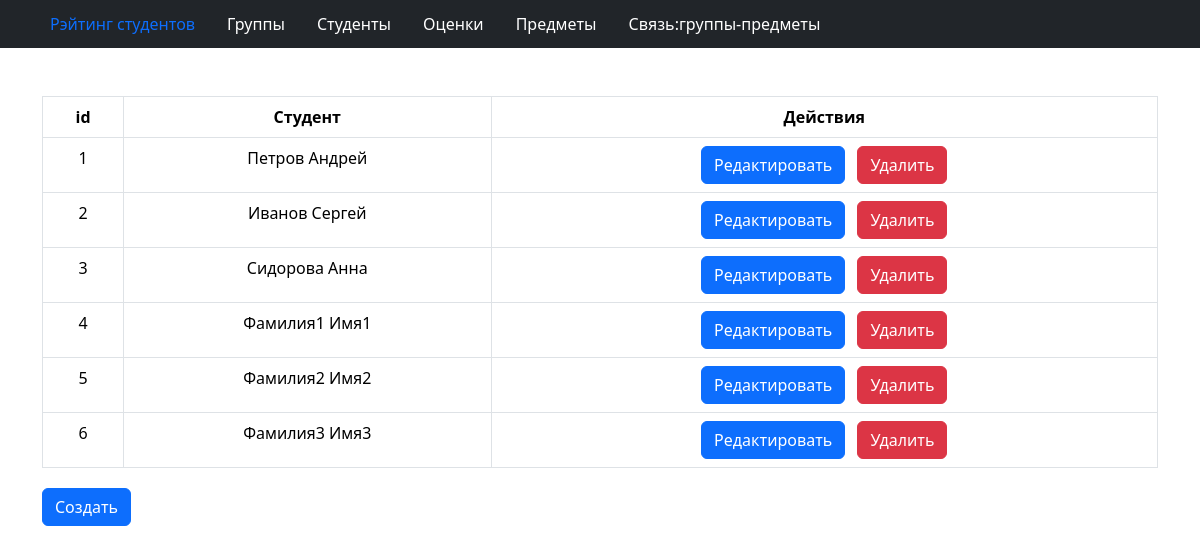
The app's page /template/student_table.php with its own data.
### tables this page shows
CREATE TABLE `students` (
  `id` int(11) NOT NULL,
  `id_group` int(11) NOT NULL,
  `fullname` varchar(20) NOT NULL
);

### core/table_student.php (called while the page is built, shortened)
<?php
class Student extends Orm
{
    protected static function getTableName(): string
    {
        return 'students';
    }
}

### core/ORM.php (called while the page is built, shortened)
<?php
abstract class Orm
{
    public static function getRecords()
    {
        $sql = 'SELECT * FROM ' . static::getTableName();
        $statment = Database::query("$sql");
        $statment->execute();
        return $statment->fetchall();
    }
}

### core/db.php (called while the page is built, shortened)
<?php
class Database
{
	private static $instance = null;
	   protected function __construct()
    {
        $this->connection = new \PDO(
            "mysql:dbname=dbtu1;host=localhost",
            'root',
            '',
        );
    }
	public static function getInstance(): Database
    {
        if(null === self::$instance) {
            self::$instance = new static();
        }
        return self::$instance;
    }
    public static function connection(): \PDO
    {
        return static::getInstance()->connection;
    }
    public static function query($statement): \PDOStatement
    {
        return static::connection()->query($statement);
    }
}

### logic/logic.php (called while the page is built, shortened)
<?php
$statement2 = Student::getRecords();

### template/student_table.php (the view, shortened to what this page needs)
<?php
require_once($_SERVER['DOCUMENT_ROOT'] . '/crud/logic/logic.php');
require_once($_SERVER['DOCUMENT_ROOT'] ."/crud/template/header.php");?>
<div class="container mt-5 d-flex justify-content-center ">
    <table class="table table-bordered text-center">
    <thead class= "bg-dark text-white">
            <tr>
                <th>id</th>
                <th>Студент</th>
                <th>Действия</th>
            </tr>
        </thead>
        <tbody>
            <?php foreach ($statement2 as $row): ?>
                <tr>
                    <td><?= $row['id'] ?></td>
                    <td><?= $row['fullname'] ?></td>
                    <td>
                        <a href="student_update.php?id=<?= $row['id'] ?>" class="btn btn-primary d-inline-block me-2">Редактировать</a>
                        <form action="delete_student.php" method="POST" class="d-inline-block">
                            <button type="submit" class="btn btn-danger">Удалить</button>
                        </form>
                    </td>
                </tr>
            <?php endforeach; ?>
        </tbody>
    </table>
</div>
<div class="container mt-1 d-flex justify-content-left ">
       <a href="create_student.php" class="btn btn-primary ">Создать</a>
            </div>

### records on screen
students: id "1", fullname "Петров Андрей"
students: id "2", fullname "Иванов Сергей"
students: id "3", fullname "Сидорова Анна"
students: id "4", fullname "Фамилия1 Имя1"
students: id "5", fullname "Фамилия2 Имя2"
students: id "6", fullname "Фамилия3 Имя3"
